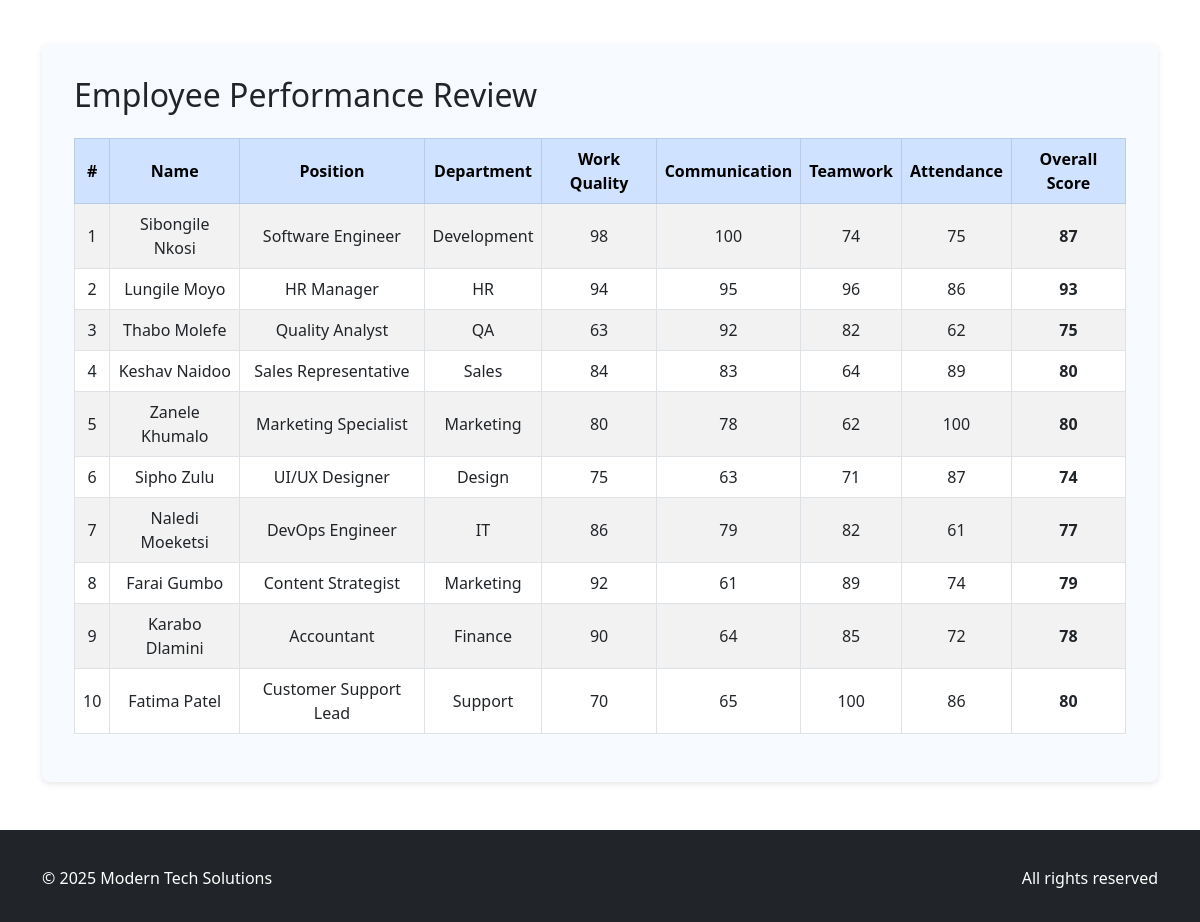
Screenshot of /pages/performance_review.php with the database file from the repository.
### tables this page shows
CREATE TABLE Employee (
    employeeId INT PRIMARY KEY AUTO_INCREMENT,
    name VARCHAR(255) NOT NULL,
    position VARCHAR(255),
    salary DECIMAL(10, 2),
    employmentHistory TEXT,
    contact VARCHAR(255),
    departmentId INT,
    department VARCHAR(255),
    FOREIGN KEY (departmentId) REFERENCES Department(departmentId)
);

CREATE TABLE Department (
    departmentId INT PRIMARY KEY AUTO_INCREMENT,
    departmentName VARCHAR(255) UNIQUE NOT NULL
);

### classes/Employee.php (called while the page is built, shortened)
<?php
class Employee {
    private $conn;
    public function __construct($db) {
        $this->conn = $db;
    }
    public function getAll() {
        $query = "SELECT e.*, d.departmentName as department
                  FROM Employee e
                  LEFT JOIN Department d ON e.departmentId = d.departmentId";
        $result = $this->conn->query($query);
        return $result->fetch_all(MYSQLI_ASSOC);
    }
}
?>

### pages/performance_review.php (the view, shortened to what this page needs)
<?php
require_once '../includes/config.php';
require_once '../classes/Employee.php';
$Employee = new Employee($conn);
$employees = $Employee->getAll();
function randomScore() {
    return rand(60, 100);
}
?>
<?php include '../includes/header.php'; ?>
<!DOCTYPE html>
<html lang="en">
<head>
    <link rel="stylesheet" href="https://cdn.jsdelivr.net/npm/bootstrap@5.3.0/dist/css/bootstrap.min.css">
</head>
<body>
<div class="performance-review">
    <h2 class="mb-4">Employee Performance Review</h2>
    <div class="table-responsive">
        <table class="table table-bordered table-striped table-hover">
            <thead class="table-primary">
                <tr>
                    <th>#</th>
                    <th>Name</th>
                    <th>Position</th>
                    <th>Department</th>
                    <th>Work Quality</th>
                    <th>Communication</th>
                    <th>Teamwork</th>
                    <th>Attendance</th>
                    <th>Overall Score</th>
                </tr>
            </thead>
            <tbody>
                <?php foreach ($employees as $index => $emp):
                    $workQuality = randomScore();
                    $communication = randomScore();
                    $teamwork = randomScore();
                    $attendance = randomScore();
                    $overall = round(($workQuality + $communication + $teamwork + $attendance) / 4);
                ?>
                    <tr>
                        <td><?= $index + 1 ?></td>
                        <td><?= htmlspecialchars($emp['name']) ?></td>
                        <td><?= htmlspecialchars($emp['position']) ?></td>
                        <td><?= htmlspecialchars($emp['department']) ?></td>
                        <td><?= $workQuality ?></td>
                        <td><?= $communication ?></td>
                        <td><?= $teamwork ?></td>
                        <td><?= $attendance ?></td>
                        <td><strong><?= $overall ?></strong></td>
                    </tr>
                <?php endforeach; ?>
            </tbody>
        </table>
    </div>
</div>
</body>
</html>
<?php include '../includes/footer.php'; ?>

### assets/css/style.css (style rules this page uses)
body { font-family: 'Segoe UI', Tahoma, Geneva, Verdana, sans-serif; background-color: #f8f9fa; }
.table-responsive { margin-top: 20px; }

### pages/performance_review.php (style rules this page uses)
.performance-review { max-width: 1200px; margin: 0 auto; padding: 2rem; background: #F7FAFF; border-radius: 8px; box-shadow: 0 2px 6px rgba(0, 0, 0, 0.1); }
table { background: white; }
th, td { text-align: center; vertical-align: middle; }
thead th { background-color: #CFE2FF !important; }

### rows the page displays
employee: name "Sibongile Nkosi", position "Software Engineer", departmentId.departmentName "Development", workQuality "98", communication "100", teamwork "74", attendance "75", overall "87"
employee: name "Lungile Moyo", position "HR Manager", departmentId.departmentName "HR", workQuality "94", communication "95", teamwork "96", attendance "86", overall "93"
employee: name "Thabo Molefe", position "Quality Analyst", departmentId.departmentName "QA", workQuality "63", communication "92", teamwork "82", attendance "62", overall "75"
employee: name "Keshav Naidoo", position "Sales Representative", departmentId.departmentName "Sales", workQuality "84", communication "83", teamwork "64", attendance "89", overall "80"
employee: name "Zanele Khumalo", position "Marketing Specialist", departmentId.departmentName "Marketing", workQuality "80", communication "78", teamwork "62", attendance "100", overall "80"
employee: name "Sipho Zulu", position "UI/UX Designer", departmentId.departmentName "Design", workQuality "75", communication "63", teamwork "71", attendance "87", overall "74"
employee: name "Naledi Moeketsi", position "DevOps Engineer", departmentId.departmentName "IT", workQuality "86", communication "79", teamwork "82", attendance "61", overall "77"
employee: name "Farai Gumbo", position "Content Strategist", departmentId.departmentName "Marketing", workQuality "92", communication "61", teamwork "89", attendance "74", overall "79"
employee: name "Karabo Dlamini", position "Accountant", departmentId.departmentName "Finance", workQuality "90", communication "64", teamwork "85", attendance "72", overall "78"
employee: name "Fatima Patel", position "Customer Support Lead", departmentId.departmentName "Support", workQuality "70", communication "65", teamwork "100", attendance "86", overall "80"
